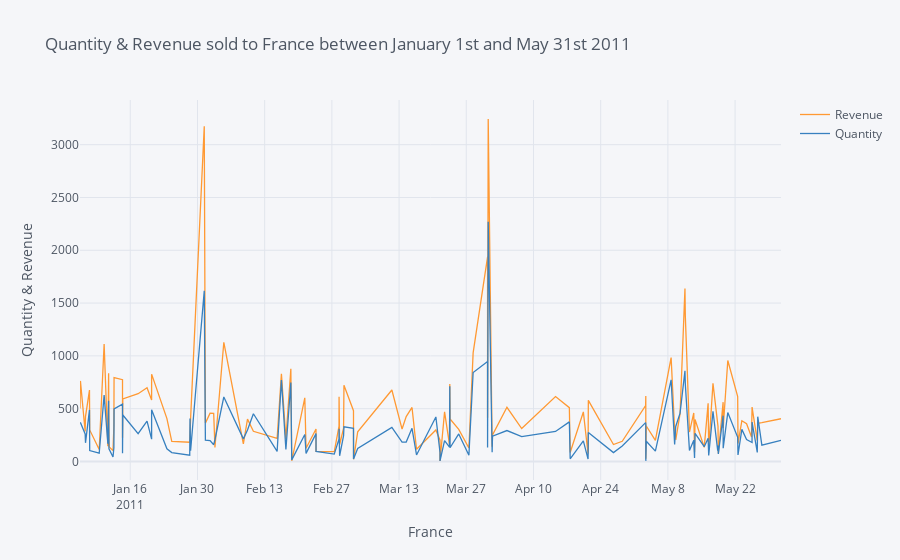

The notebook cell this image was saved under:
### Markdown cell above
## 2. Create an interactive line chart showing quantity and revenue sold to France between January 1st and May 31st 2011.

### Code cell
data[(data['InvoiceDate'].dt.year == 2011) & 
     (data['InvoiceDate'].dt.month < 6) & 
     (data['InvoiceDate'].dt.month >= 1) & 
     (data['Country']=='France')].groupby('InvoiceDate')[['Quantity', 'Revenue']].sum().reset_index().iplot(kind='line', x='InvoiceDate', y=['Revenue', 'Quantity'], xTitle= 'France',
                  yTitle= 'Quantity & Revenue', title='Quantity & Revenue sold to France between January 1st and May 31st 2011' )
